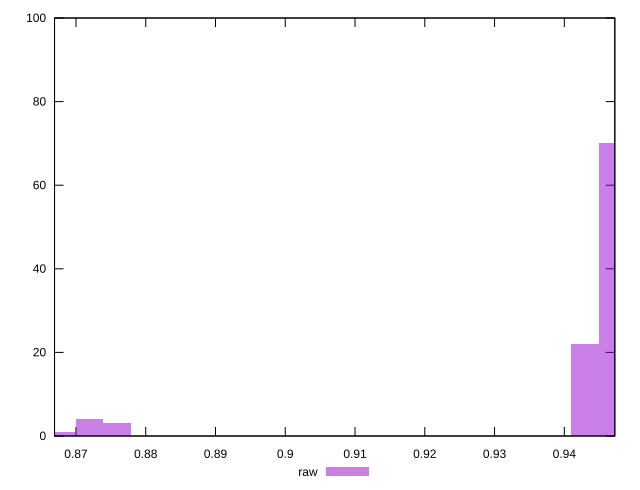

Reproduce this figure in gnuplot.
reset

$raw <<EOF
0.9469196585306002 70
0.9429741599533894 22
0.8759006841408052 3
0.8719551855635944 4
0.8680096869863835 1
EOF

set key outside below
set boxwidth 0.003945498577210834
set xrange [0.8669269914328439:0.9472376389475392]
set yrange [0:100]
set trange [0:100]
set style fill transparent solid 0.5 noborder
set terminal svg size 640, 490 enhanced background rgb 'white'
set output "report_00008_2021-01-22T20:58:29.167/meta/pScore/samples/pages+cached+noexternal+nocss/raw/histogram.svg"

plot $raw title "raw" with boxes

reset
